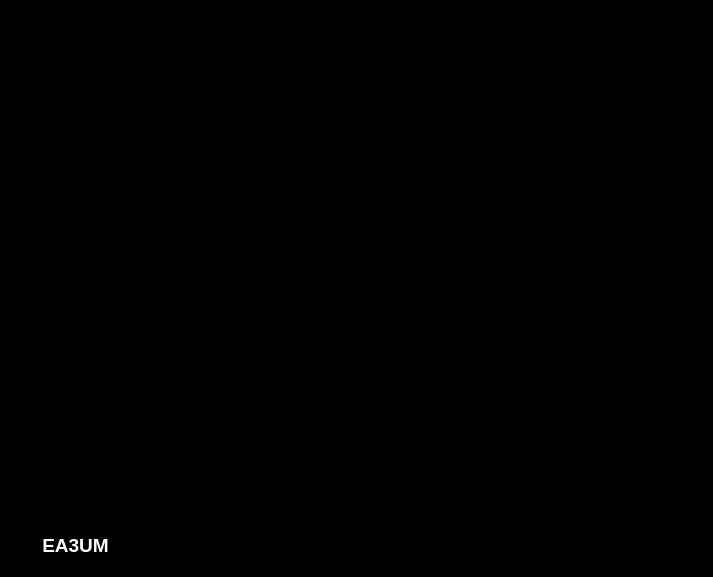
<?xml version="1.0" encoding="UTF-8"?>
<ui version="4.0">
 <class>MainWindow</class>
 <widget class="QMainWindow" name="MainWindow">
  <property name="geometry">
   <rect>
    <x>0</x>
    <y>0</y>
    <width>713</width>
    <height>577</height>
   </rect>
  </property>
  <property name="windowTitle">
   <string>MainWindow</string>
  </property>
  <property name="autoFillBackground">
   <bool>false</bool>
  </property>
  <property name="styleSheet">
   <string notr="true">QWidget {
	background-image: url(/mnt/imagen/carta.jpg);
	background-color: black;
}


</string>
  </property>
  <widget class="QWidget" name="centralWidget">
   <widget class="QLabel" name="label">
    <property name="geometry">
     <rect>
      <x>30</x>
      <y>530</y>
      <width>91</width>
      <height>31</height>
     </rect>
    </property>
    <property name="font">
     <font>
      <pointsize>14</pointsize>
      <weight>75</weight>
      <bold>true</bold>
     </font>
    </property>
    <property name="autoFillBackground">
     <bool>false</bool>
    </property>
    <property name="styleSheet">
     <string notr="true">background-image:none;
background:black;
color:white;</string>
    </property>
    <property name="text">
     <string>EA3UM</string>
    </property>
    <property name="alignment">
     <set>Qt::AlignCenter</set>
    </property>
   </widget>
   <widget class="banner" name="mybanner">
    <property name="geometry">
     <rect>
      <x>0</x>
      <y>490</y>
      <width>711</width>
      <height>41</height>
     </rect>
    </property>
    <property name="font">
     <font>
      <family>Waree</family>
      <pointsize>24</pointsize>
      <weight>75</weight>
      <bold>true</bold>
     </font>
    </property>
    <property name="autoFillBackground">
     <bool>false</bool>
    </property>
    <property name="styleSheet">
     <string notr="true">background-image:none;
background:none;
color:white;</string>
    </property>
    <property name="text">
     <string/>
    </property>
    <property name="alignment">
     <set>Qt::AlignCenter</set>
    </property>
   </widget>
  </widget>
 </widget>
 <layoutdefault spacing="6" margin="11"/>
 <customwidgets>
  <customwidget>
   <class>banner</class>
   <extends>QLabel</extends>
   <header location="global">banner.h</header>
  </customwidget>
 </customwidgets>
 <resources/>
 <connections/>
</ui>
